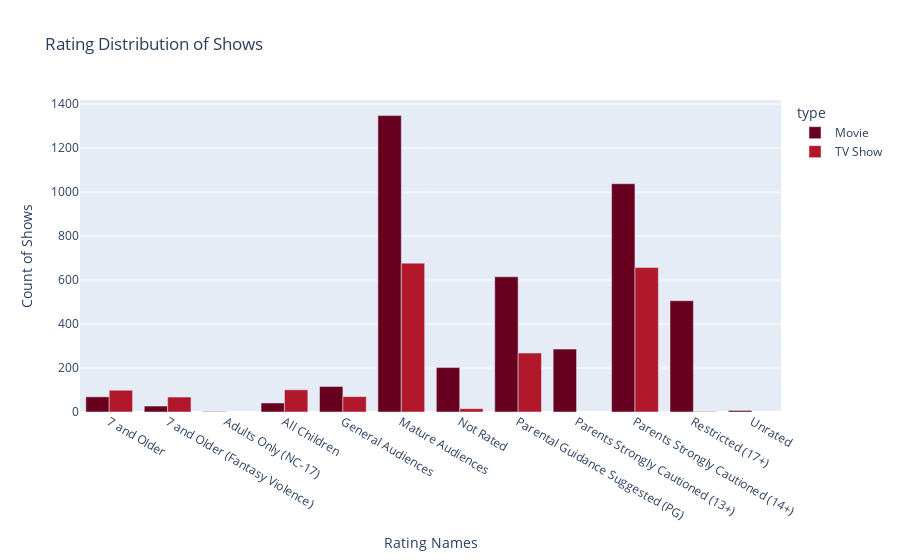

The notebook cell this image was saved under:
### Code cell
rating_counts = data.groupby(['rating_names', 'type']).size().reset_index(name='count')

# Create a bar chart using Plotly Express
fig = px.bar(rating_counts, x='rating_names', y='count', color='type',
             labels={'count': 'Count of Shows','rating_names': 'Rating Names'}, title='Rating Distribution of Shows',
             barmode='group')  # Use 'barmode' to group bars by 'type'

fig.show()

### Figure 1 — Plotly figure (JSON) as saved in the notebook; plotly's stock layout.template omitted (floating-point values rounded to 4 significant figures)
{"data": [{"alignmentgroup": "True", "hovertemplate": "type=Movie<br>Rating Names=%{x}<br>Count of Shows=%{y}<extra></extra>", "legendgroup": "Movie", "marker": {"color": "rgb(103,0,31)", "pattern": {"shape": ""}}, "name": "Movie", "offsetgroup": "Movie", "orientation": "v", "showlegend": true, "textposition": "auto", "type": "bar", "x": ["7 and Older", "7 and Older (Fantasy Violence)", "Adults Only (NC-17)", "All Children", "General Audiences", "Mature Audiences", "Not Rated", "Parental Guidance Suggested (PG)", "Parents Strongly Cautioned (13+)", "Parents Strongly Cautioned (14+)", "Restricted (17+)", "Unrated"], "xaxis": "x", "y": [69, 27, 2, 41, 116, 1348, 202, 615, 286, 1038, 506, 7], "yaxis": "y"}, {"alignmentgroup": "True", "hovertemplate": "type=TV Show<br>Rating Names=%{x}<br>Count of Shows=%{y}<extra></extra>", "legendgroup": "TV Show", "marker": {"color": "rgb(178,24,43)", "pattern": {"shape": ""}}, "name": "TV Show", "offsetgroup": "TV Show", "orientation": "v", "showlegend": true, "textposition": "auto", "type": "bar", "x": ["7 and Older", "7 and Older (Fantasy Violence)", "All Children", "General Audiences", "Mature Audiences", "Not Rated", "Parental Guidance Suggested (PG)", "Parents Strongly Cautioned (14+)", "Restricted (17+)"], "xaxis": "x", "y": [99, 68, 101, 70, 677, 15, 268, 657, 2], "yaxis": "y"}], "layout": {"barmode": "group", "legend": {"title": {"text": "type"}, "tracegroupgap": 0}, "title": {"text": "Rating Distribution of Shows"}, "xaxis": {"anchor": "y", "domain": [0, 1], "title": {"text": "Rating Names"}}, "yaxis": {"anchor": "x", "domain": [0, 1], "title": {"text": "Count of Shows"}}}}
